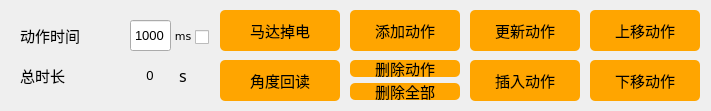
    <widget class="QWidget" name="widget_1" native="true">
     <property name="geometry">
      <rect>
       <x>485</x>
       <y>240</y>
       <width>711</width>
       <height>111</height>
      </rect>
     </property>
     <property name="font">
      <font>
       <family>Arial</family>
       <pointsize>10</pointsize>
      </font>
     </property>
     <property name="styleSheet">
      <string notr="true">#widget_1 {border:1px solid #242424;
border-color: rgb(200, 200, 200);}</string>
     </property>
     <widget class="QLabel" name="label_time">
      <property name="geometry">
       <rect>
        <x>20</x>
        <y>20</y>
        <width>101</width>
        <height>31</height>
       </rect>
      </property>
      <property name="font">
       <font>
        <family>黑体</family>
        <pointsize>11</pointsize>
       </font>
      </property>
      <property name="text">
       <string>动作时间</string>
      </property>
     </widget>
     <widget class="QLineEdit" name="lineEdit_time">
      <property name="geometry">
       <rect>
        <x>130</x>
        <y>20</y>
        <width>41</width>
        <height>31</height>
       </rect>
      </property>
      <property name="font">
       <font>
        <family>Arial</family>
        <pointsize>10</pointsize>
       </font>
      </property>
      <property name="text">
       <string>1000</string>
      </property>
      <property name="maxLength">
       <number>30000</number>
      </property>
      <property name="alignment">
       <set>Qt::AlignCenter</set>
      </property>
     </widget>
     <widget class="QPushButton" name="Button_AddAction">
      <property name="geometry">
       <rect>
        <x>350</x>
        <y>10</y>
        <width>110</width>
        <height>41</height>
       </rect>
      </property>
      <property name="font">
       <font>
        <family>黑体</family>
        <pointsize>11</pointsize>
       </font>
      </property>
      <property name="styleSheet">
       <string notr="true">QPushButton{background-color: rgb(255, 165, 0);}
QPushButton:hover{background-color:  rgb(255, 210, 0);}
QPushButton{border-radius:5px;}</string>
      </property>
      <property name="text">
       <string>添加动作</string>
      </property>
     </widget>
     <widget class="QPushButton" name="Button_DelectAction">
      <property name="geometry">
       <rect>
        <x>350</x>
        <y>60</y>
        <width>110</width>
        <height>17</height>
       </rect>
      </property>
      <property name="font">
       <font>
        <family>黑体</family>
        <pointsize>11</pointsize>
       </font>
      </property>
      <property name="styleSheet">
       <string notr="true">QPushButton{background-color: rgb(255, 165, 0);}
QPushButton:hover{background-color:  rgb(255, 210, 0);}
QPushButton{border-radius:5px;}</string>
      </property>
      <property name="text">
       <string>删除动作</string>
      </property>
     </widget>
     <widget class="QPushButton" name="Button_UpdateAction">
      <property name="geometry">
       <rect>
        <x>470</x>
        <y>10</y>
        <width>110</width>
        <height>41</height>
       </rect>
      </property>
      <property name="font">
       <font>
        <family>黑体</family>
        <pointsize>11</pointsize>
       </font>
      </property>
      <property name="styleSheet">
       <string notr="true">QPushButton{background-color: rgb(255, 165, 0);}
QPushButton:hover{background-color:  rgb(255, 210, 0);}
QPushButton{border-radius:5px;}</string>
      </property>
      <property name="text">
       <string>更新动作</string>
      </property>
     </widget>
     <widget class="QPushButton" name="Button_InsertAction">
      <property name="geometry">
       <rect>
        <x>470</x>
        <y>60</y>
        <width>110</width>
        <height>41</height>
       </rect>
      </property>
      <property name="font">
       <font>
        <family>黑体</family>
        <pointsize>11</pointsize>
       </font>
      </property>
      <property name="styleSheet">
       <string notr="true">QPushButton{background-color: rgb(255, 165, 0);}
QPushButton:hover{background-color:  rgb(255, 210, 0);}
QPushButton{border-radius:5px;}</string>
      </property>
      <property name="text">
       <string>插入动作</string>
      </property>
     </widget>
     <widget class="QPushButton" name="Button_ServoPowerDown">
      <property name="geometry">
       <rect>
        <x>220</x>
        <y>10</y>
        <width>120</width>
        <height>41</height>
       </rect>
      </property>
      <property name="font">
       <font>
        <family>黑体</family>
        <pointsize>11</pointsize>
       </font>
      </property>
      <property name="styleSheet">
       <string notr="true">QPushButton{background-color: rgb(255, 165, 0);}
QPushButton:hover{background-color:  rgb(255, 210, 0);}
QPushButton{border-radius:5px;}</string>
      </property>
      <property name="text">
       <string>马达掉电</string>
      </property>
     </widget>
     <widget class="QPushButton" name="Button_AngularReadback">
      <property name="geometry">
       <rect>
        <x>220</x>
        <y>60</y>
        <width>120</width>
        <height>41</height>
       </rect>
      </property>
      <property name="font">
       <font>
        <family>黑体</family>
        <pointsize>11</pointsize>
       </font>
      </property>
      <property name="styleSheet">
       <string notr="true">QPushButton{background-color: rgb(255, 165, 0);}
QPushButton:hover{background-color:  rgb(255, 210, 0);}
QPushButton{border-radius:5px;}</string>
      </property>
      <property name="text">
       <string>角度回读</string>
      </property>
     </widget>
     <widget class="QPushButton" name="Button_MoveUpAction">
      <property name="geometry">
       <rect>
        <x>590</x>
        <y>10</y>
        <width>110</width>
        <height>41</height>
       </rect>
      </property>
      <property name="font">
       <font>
        <family>黑体</family>
        <pointsize>11</pointsize>
       </font>
      </property>
      <property name="styleSheet">
       <string notr="true">QPushButton{background-color: rgb(255, 165, 0);}
QPushButton:hover{background-color:  rgb(255, 210, 0);}
QPushButton{border-radius:5px;}</string>
      </property>
      <property name="text">
       <string>上移动作</string>
      </property>
     </widget>
     <widget class="QPushButton" name="Button_MoveDownAction">
      <property name="geometry">
       <rect>
        <x>590</x>
        <y>60</y>
        <width>110</width>
        <height>41</height>
       </rect>
      </property>
      <property name="font">
       <font>
        <family>黑体</family>
        <pointsize>11</pointsize>
       </font>
      </property>
      <property name="styleSheet">
       <string notr="true">QPushButton{background-color: rgb(255, 165, 0);}
QPushButton:hover{background-color:  rgb(255, 210, 0);}
QPushButton{border-radius:5px;}</string>
      </property>
      <property name="text">
       <string>下移动作</string>
      </property>
     </widget>
     <widget class="QLabel" name="label_time_2">
      <property name="geometry">
       <rect>
        <x>20</x>
        <y>60</y>
        <width>105</width>
        <height>31</height>
       </rect>
      </property>
      <property name="font">
       <font>
        <family>黑体</family>
        <pointsize>11</pointsize>
       </font>
      </property>
      <property name="text">
       <string>总时长</string>
      </property>
     </widget>
     <widget class="QLabel" name="label">
      <property name="geometry">
       <rect>
        <x>175</x>
        <y>25</y>
        <width>16</width>
        <height>21</height>
       </rect>
      </property>
      <property name="font">
       <font>
        <family>DejaVu Sans</family>
        <pointsize>8</pointsize>
       </font>
      </property>
      <property name="text">
       <string>ms</string>
      </property>
      <property name="alignment">
       <set>Qt::AlignCenter</set>
      </property>
     </widget>
     <widget class="QLabel" name="label_5">
      <property name="geometry">
       <rect>
        <x>175</x>
        <y>65</y>
        <width>16</width>
        <height>21</height>
       </rect>
      </property>
      <property name="font">
       <font>
        <family>黑体</family>
        <pointsize>12</pointsize>
       </font>
      </property>
      <property name="text">
       <string>s</string>
      </property>
      <property name="alignment">
       <set>Qt::AlignCenter</set>
      </property>
     </widget>
     <widget class="QLabel" name="label_TotalTime">
      <property name="geometry">
       <rect>
        <x>120</x>
        <y>65</y>
        <width>60</width>
        <height>20</height>
       </rect>
      </property>
      <property name="layoutDirection">
       <enum>Qt::LeftToRight</enum>
      </property>
      <property name="text">
       <string>0</string>
      </property>
      <property name="alignment">
       <set>Qt::AlignCenter</set>
      </property>
     </widget>
     <widget class="QPushButton" name="Button_DelectAllAction">
      <property name="geometry">
       <rect>
        <x>350</x>
        <y>83</y>
        <width>110</width>
        <height>17</height>
       </rect>
      </property>
      <property name="font">
       <font>
        <family>黑体</family>
        <pointsize>11</pointsize>
       </font>
      </property>
      <property name="styleSheet">
       <string notr="true">QPushButton{background-color: rgb(255, 165, 0);}
QPushButton:hover{background-color:  rgb(255, 210, 0);}
QPushButton{border-radius:5px;}</string>
      </property>
      <property name="text">
       <string>删除全部</string>
      </property>
     </widget>
     <widget class="QCheckBox" name="checkBox_time">
      <property name="geometry">
       <rect>
        <x>195</x>
        <y>24</y>
        <width>21</width>
        <height>27</height>
       </rect>
      </property>
      <property name="text">
       <string/>
      </property>
     </widget>
    </widget>
